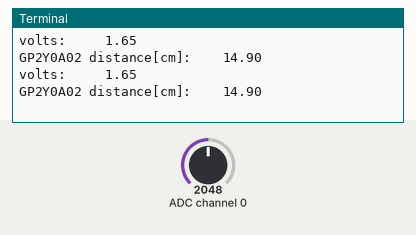
Recording of a program running on a simulated Raspberry Pi (BCM pin numbers). Parts: the last lines printed to the terminal. Inputs (shaded band) come from the test bench; at power-on: ADC channel 0 = 2048 (analog values on the 0–4095 scale).

Above: at 1.2 s.
1.3 s: ADC channel 0 set to 2804
At 2.4 s:
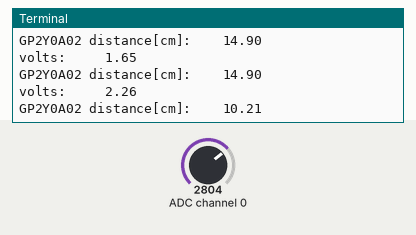
2.8 s: ADC channel 0 set to 2899
At 3.8 s:
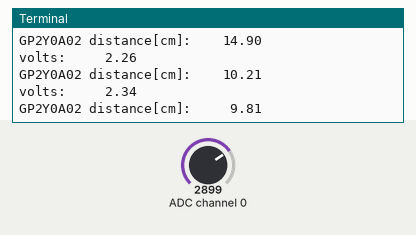
Timing chart, 0 to 5.8 s (numbered marks = the images above; inputs shaded):
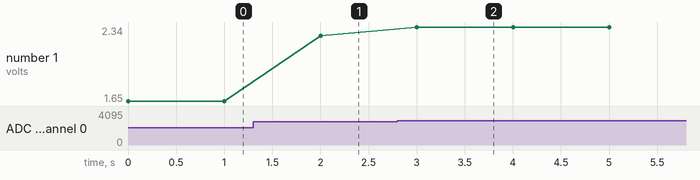

Measured:
- the behaviour switches between 2854 and 2855 on ADC channel 0 (found by bisection; images 1 and 2)
- after the input at 1.3 s, the terminal: prints a new line after 0.70 s (image 1)
- after the input at 2.8 s, the terminal: prints a new line after 0.20 s (image 2)
- plotted number 1: 1.65 → 2.26 after the input at 1.3 s, 2.26 → 2.34 after the input at 2.8 s

The program:

a.py
```python
#!/usr/bin/python3
#
import time             # time(sleep???????????)??????
import spidev           # spidev(spi?????????????)??????
import math
CHN = 0                 # MCP3208?CH?0?7?
VOLTS = 3.3             # ???3.3v or 5v?

class  ADConverterClass:                                # AD Converter?MCP3208????????????
    def __init__(self, ref_volts, ch):                  # ???????
        self.ref_volts = ref_volts                      # ?????
        self.spi = spidev.SpiDev()                      # SpiDev??????????
        self.spi.open(0,0)                              # 0?SPI0?0?CE0
        self.spi.max_speed_hz = 1000000                 # 1MHz SPI?????????????????????????!
        self.ch = ch                                    # GP2Y0A02?MCP3208?????????

    def get_voltage(self, ch):                          # A/D??????MCP3208?????????
        raw = self.spi.xfer2([((0b1000+ch)>>2)+0b100,((0b1000+ch)&0b0011)<<6,0])  # Din(RasPi?MCP3208?
        raw2 = ((raw[1]&0b1111) << 8) + raw[2]          # Dout?MCP3208?RasPi?
        volts = (raw2 * self.ref_volts ) / float(4095)  # ??????????????12bit???4095????
        volts = round(volts,4)                          # ???4????????
        return volts                                    # ?????

    def get_dist(self):                                 # GP2Y0A02????????
        volts = self.get_voltage(self.ch)               # MCP3208?GP2Y0A02??????????????????
        if volts >= 0.5 and volts <= 3.0:
            dist = 27.22 / (math.pow(volts, 1.2027))   # ???????
        else:
            dist = 0
        return dist                                     # ?????

    def Cleanup(self):                                  # ????
        self.spi.close()                                # SpiDev?????

#----------------------------------------------------------------- main
if __name__ == '__main__': # main
    ad_conv = ADConverterClass(ref_volts=VOLTS, ch=CHN) # Class?????????
    try:
        while True:
            __volts = ad_conv.get_voltage(ch=CHN)       # ??????????
            print("volts: {:8.2f}".format(__volts))

            __dist = ad_conv.get_dist()                 # GP2Y0A02????????[cm]?????
            print("GP2Y0A02 distance[cm]: {:8.2f}".format(__dist))  #????????

            time.sleep(1)                               # ????
    except KeyboardInterrupt:                           # [Ctrl]+[C]
        print("\n[Ctrl]+[C]")
    except Exception as e:
        print(str(e))                                   # ????????????????
    finally:
        ad_conv.Cleanup()                               # ADConverterClass?????
        print("\nexit program")                         # ???????
```
